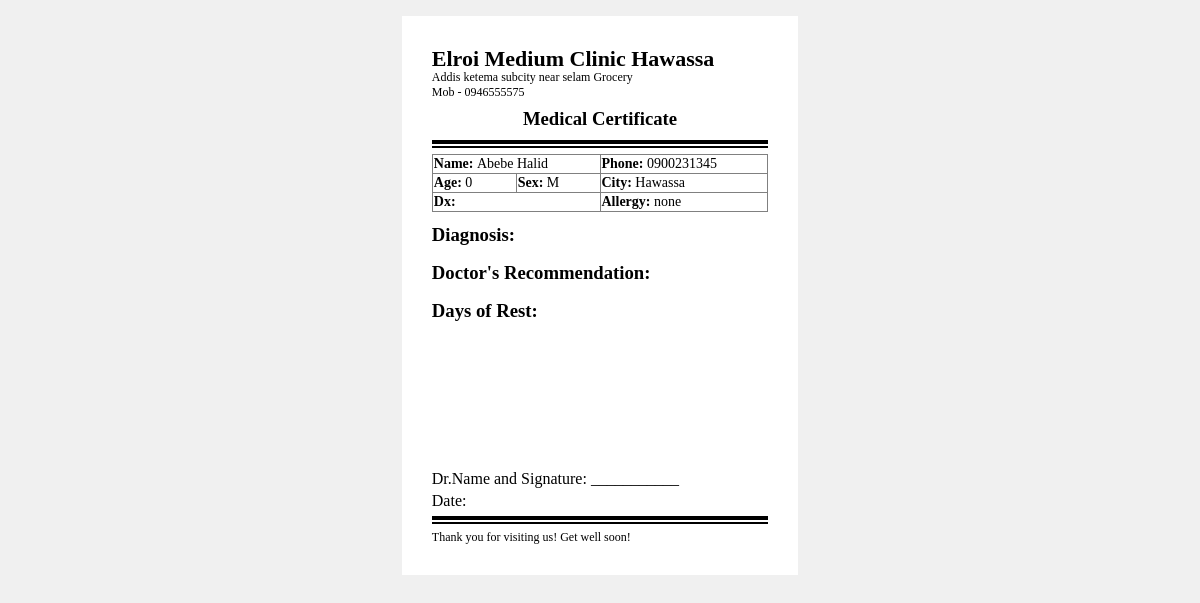
Before: /doctor/certificatePrint/1/ with the older database file.
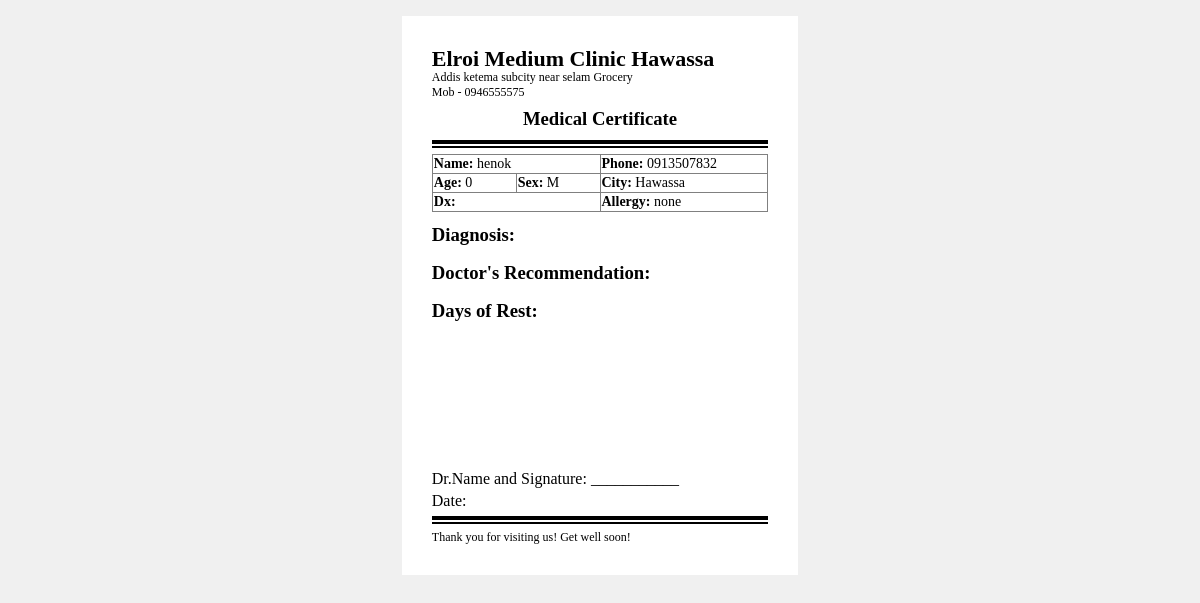
After: the same page with the newer database file.
### App/models.py (models this page shows, shortened)
class Visit(models.Model):
    status_choice = [
        ('waiting' ,'Waiting'),
        ('nurse' , 'With Nurse'),
        ('doctor' , 'With Doctor'),
        ('lab' , 'Lab'),
        ('completed' , 'Completed'),
        ('incomplete' , 'InComplete')
    ]
    patient = models.ForeignKey(Patient, on_delete=models.CASCADE)
    status = models.CharField(choices=status_choice, default='waiting')
    visit_date = models.DateTimeField(auto_now_add=True)

class Patient(models.Model):
    name = models.CharField(max_length=100)
    date_of_birth = models.DateField()
    Sex_choice = [
        ('M', 'Male'),
        ('F', "Female")
    ]
    sex = models.CharField(choices=Sex_choice)
    allergy = models.CharField()
    zone = models.CharField(max_length=50)
    city = models.CharField(max_length=50)
    phone = models.CharField(max_length=20)
    emergency_contact = models.CharField(max_length=20)
    date_registered = models.DateTimeField(auto_now_add=True)

### App/views.py (the view)
# urls.py: path('doctor/certificatePrint/<int:visit_id>/', views.certificatePrint, name = 'certificatePrint'),
def certificatePrint(request, visit_id):
    visit = Visit.objects.get(id = visit_id)
    context = {'visit' : visit}
    return render(request, 'doctor/certificateprint.html', context)

### App/templates/doctor/certificateprint.html (shortened to what this page needs)
<!DOCTYPE html>
<html lang="en">
<head>
</head>
<body>
  <div class="a6-page">
    <h1 style="font-size: 22px; margin: 0; font-weight: bold;">Elroi Medium Clinic Hawassa</h1>
    <div class="top">
      <label>Addis ketema subcity near selam Grocery</label><br>
      <label>Mob - 0946555575</label>
    </div>
    <div class="content">
      <h3 style="text-align: center; margin: 0 0 4px 0;">Medical Certificate</h3>
      <hr>
      <div class="patient" style="font-size: 14px; display: flex; justify-content: center;">
        <table border="1" width="100%" style="border-collapse: collapse;">
          <tr>
            <td colspan="2" width="50%"><b>Name: </b>{{visit.patient.name}}</td>
            <td width="50%"><b>Phone: </b>{{visit.patient.phone}}</td>
          </tr>
          <tr>
            <td width="25%"><b>Age: </b>0</td>
            <td width="25%"><b>Sex: </b>{{visit.patient.sex}}</td>
            <td width="50%"><b>City: </b>{{visit.patient.city}}</td>
          </tr>
          <tr>
            <td colspan="2" width="50%"><b>Dx: </b></td>
            <td width="50%"><b>Allergy: </b>{{visit.patient.allergy}}</td>
          </tr>
        </table>
      </div>
      <div class="prescription">
        <h3 style="margin: 8px 0 4px 0;">Diagnosis:</h3>
        <h3 style="margin: 8px 0 4px 0;">Doctor's Recommendation:</h3>
        <h3 style="margin: 8px 0 4px 0;">Days of Rest:</h3>
      </div>
      <div class="lower">
        <div class="sign">
          <p style="margin: 0;">Dr.Name and Signature: ___________</p>
          <p style="margin: 4px 0 0 0;">Date: <label style="font-size: 13px; border-bottom: 1px solid black;">{{certificate.created_date}}</label></p>
        </div>
        <div class="fotter">
          <hr>
          <p style="margin: 0; font-size: 12px;">Thank you for visiting us! Get well soon!</p>
        </div>
      </div>
    </div>
  </div>
</body>
</html>

Changed rows visible on the page:
changed Visit "Hawassa": patient.name "Abebe Halid" → "henok"; patient.phone "0900231345" → "0913507832"
